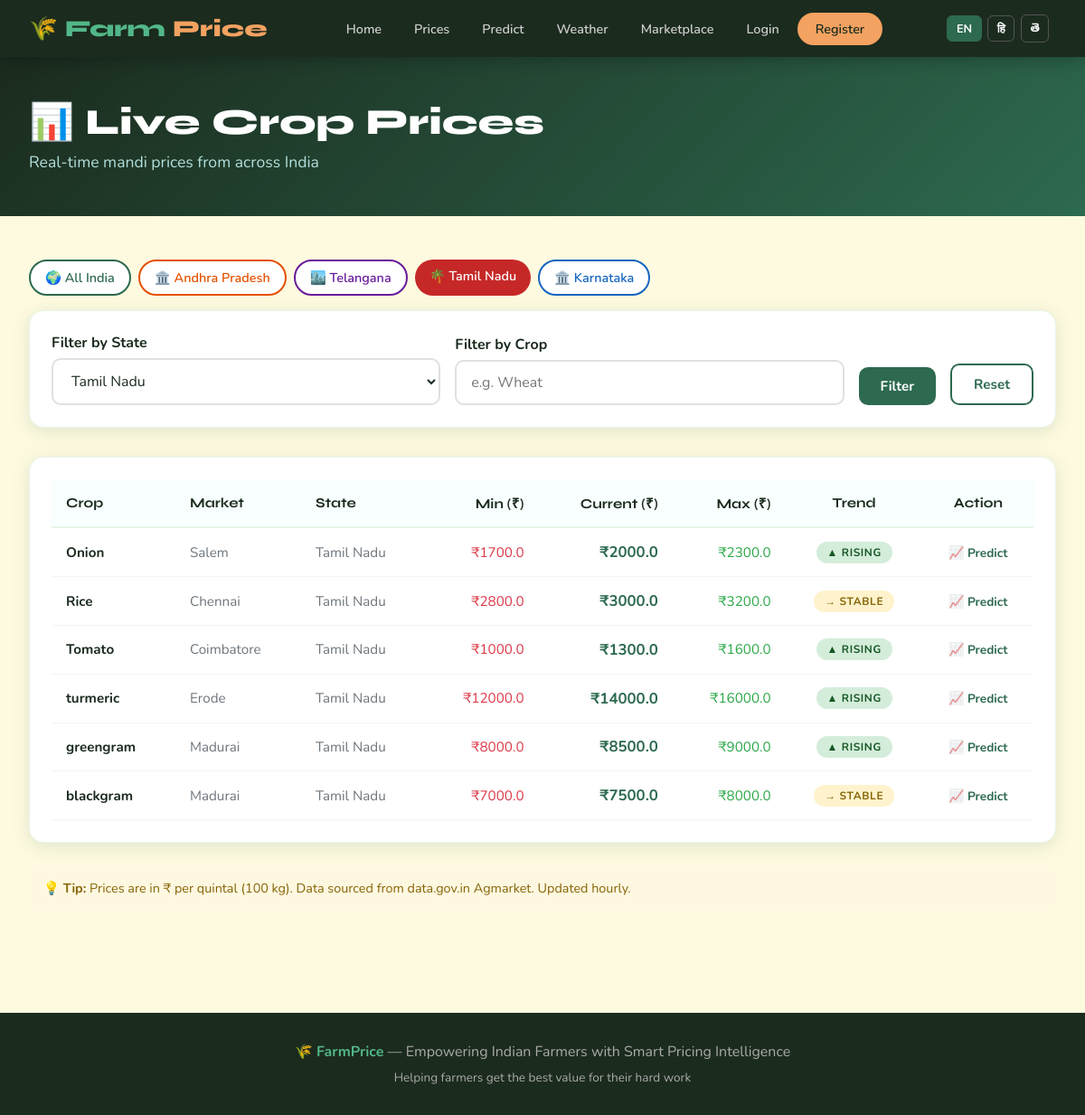
/prices/?state=Tamil+Nadu, run on the app's committed database.
### crops/models.py (models this page shows, shortened)
class Crop(models.Model):
    CROP_CHOICES = [
        ('wheat', 'Wheat'),
        ('rice', 'Rice'),
        ('corn', 'Corn'),
        ('cotton', 'Cotton'),
        ('sugarcane', 'Sugarcane'),
        ('soybean', 'Soybean'),
        ('tomato', 'Tomato'),
        ('potato', 'Potato'),
        ('onion', 'Onion'),
        ('groundnut', 'Groundnut'),
    ]
    name = models.CharField(max_length=100, choices=CROP_CHOICES)
    current_price = models.DecimalField(max_digits=10, decimal_places=2)
    min_price = models.DecimalField(max_digits=10, decimal_places=2)
    max_price = models.DecimalField(max_digits=10, decimal_places=2)
    market_name = models.CharField(max_length=200)
    state = models.CharField(max_length=100)
    updated_at = models.DateTimeField(auto_now=True)
    trend = models.CharField(max_length=10, choices=[('up', 'Rising'), ('down', 'Falling'), ('stable', 'Stable')], default='stable')

### crops/views.py (the view)
# urls.py: path('prices/', views.crop_prices, name='crop_prices'),
def crop_prices(request):
    state_filter = request.GET.get('state', '')
    crop_filter = request.GET.get('crop', '').lower()
    region = request.GET.get('region', '')
    if state_filter:
        all_prices = get_all_prices(state=state_filter)
    else:
        all_prices = get_all_prices()
    if crop_filter:
        all_prices = [c for c in all_prices if crop_filter in c['name']]
    states = ['Andhra Pradesh', 'Telangana', 'Tamil Nadu', 'Karnataka',
              'Maharashtra', 'Punjab', 'Uttar Pradesh', 'Rajasthan']
    context = {
        'crops': all_prices,
        'states': states,
        'state_filter': state_filter,
        'crop_filter': crop_filter,
        'region': region,
    }
    return render(request, 'crops/prices.html', context)

### crops/api_client.py (called while the page is built)
def get_all_prices(state=None):
    from .models import Crop
    crops = Crop.objects.all()
    if state:
        crops = crops.filter(state__iexact=state)
    results = []
    for c in crops:
        results.append({
            "name": c.name,
            "display_name": c.get_name_display(),
            "current_price": float(c.current_price),
            "min_price": float(c.min_price),
            "max_price": float(c.max_price),
            "market_name": c.market_name,
            "state": c.state,
            "updated_at": str(c.updated_at.date()),
            "trend": c.trend,
        })
    return results

### crops/templates/crops/prices.html (shortened to what this page needs)
{% extends 'crops/base.html' %}
{% block content %}
<section style="background: linear-gradient(135deg, #1b2b1e, #2d6a4f); padding: 3rem 0;">
    <div class="container">
        <h1 style="font-family: 'Syne', sans-serif; font-size: 2.5rem; font-weight: 800; color: white; margin-bottom: 0.5rem;">📊 Live Crop Prices</h1>
        <p style="color: #b2dfdb; font-size: 1.1rem;">Real-time mandi prices from across India</p>
    </div>
</section>
<section class="section">
    <div class="container">
        <div style="margin-bottom: 1rem; display: flex; gap: 0.5rem; flex-wrap: wrap;">
            <a href="/prices/"
               style="padding: 0.5rem 1rem; border-radius: 20px; text-decoration: none; font-weight: 600; font-size: 0.9rem;
               {% if not state_filter and not region %}background:#2d6a4f; color:white;{% else %}background:white; color:#2d6a4f; border: 2px solid #2d6a4f;{% endif %}">
                🌍 All India
            </a>
            <a href="/prices/?state=Andhra+Pradesh"
               style="padding: 0.5rem 1rem; border-radius: 20px; text-decoration: none; font-weight: 600; font-size: 0.9rem;
               {% if state_filter == 'Andhra Pradesh' %}background:#e65100; color:white;{% else %}background:white; color:#e65100; border: 2px solid #e65100;{% endif %}">
                🏛️ Andhra Pradesh
            </a>
            <a href="/prices/?state=Telangana"
               style="padding: 0.5rem 1rem; border-radius: 20px; text-decoration: none; font-weight: 600; font-size: 0.9rem;
               {% if state_filter == 'Telangana' %}background:#6a1b9a; color:white;{% else %}background:white; color:#6a1b9a; border: 2px solid #6a1b9a;{% endif %}">
                🏙️ Telangana
            </a>
            <a href="/prices/?state=Tamil+Nadu"
               style="padding: 0.5rem 1rem; border-radius: 20px; text-decoration: none; font-weight: 600; font-size: 0.9rem;
               {% if state_filter == 'Tamil Nadu' %}background:#c62828; color:white;{% else %}background:white; color:#c62828; border: 2px solid #c62828;{% endif %}">
                🌴 Tamil Nadu
            </a>
            <a href="/prices/?state=Karnataka"
               style="padding: 0.5rem 1rem; border-radius: 20px; text-decoration: none; font-weight: 600; font-size: 0.9rem;
               {% if state_filter == 'Karnataka' %}background:#1565c0; color:white;{% else %}background:white; color:#1565c0; border: 2px solid #1565c0;{% endif %}">
                🏛️ Karnataka
            </a>
        </div>
        <div class="card" style="margin-bottom: 2rem;">
            <form method="get" style="display: flex; gap: 1rem; flex-wrap: wrap; align-items: flex-end;">
                <div class="form-group" style="flex: 1; min-width: 180px; margin-bottom: 0;">
                    <label>Filter by State</label>
                    <select name="state">
                        {% for state in states %}
                        <option value="{{ state }}" {% if state == state_filter %}selected{% endif %}>{{ state }}</option>
                        {% endfor %}
                    </select>
                </div>
                <div class="form-group" style="flex: 1; min-width: 180px; margin-bottom: 0;">
                    <label>Filter by Crop</label>
                    <input type="text" name="crop" value="{{ crop_filter }}" placeholder="e.g. Wheat">
                </div>
                <button type="submit" class="btn btn-primary">Filter</button>
                <a href="/prices/" class="btn btn-outline">Reset</a>
            </form>
        </div>
        {% if crops %}
        <div class="card" style="overflow-x: auto;">
            <table style="width: 100%; border-collapse: collapse; font-size: 0.95rem;">
                <thead>
                    <tr style="background: #f8fffe; border-bottom: 2px solid #e8f5e9;">
                        <th style="padding: 1rem; text-align: left; font-family: 'Syne', sans-serif; font-weight: 700;">Crop</th>
                        <th style="padding: 1rem; text-align: left; font-family: 'Syne', sans-serif; font-weight: 700;">Market</th>
                        <th style="padding: 1rem; text-align: left; font-family: 'Syne', sans-serif; font-weight: 700;">State</th>
                        <th style="padding: 1rem; text-align: right; font-family: 'Syne', sans-serif; font-weight: 700;">Min (₹)</th>
                        <th style="padding: 1rem; text-align: right; font-family: 'Syne', sans-serif; font-weight: 700;">Current (₹)</th>
                        <th style="padding: 1rem; text-align: right; font-family: 'Syne', sans-serif; font-weight: 700;">Max (₹)</th>
                        <th style="padding: 1rem; text-align: center; font-family: 'Syne', sans-serif; font-weight: 700;">Trend</th>
                        <th style="padding: 1rem; text-align: center; font-family: 'Syne', sans-serif; font-weight: 700;">Action</th>
                    </tr>
                </thead>
                <tbody>
                    {% for crop in crops %}
                    <tr style="border-bottom: 1px solid #f0f7f0; transition: background 0.15s;"
                        onmouseover="this.style.background='#f8fffe'"
                        onmouseout="this.style.background=''">
                        <td style="padding: 0.9rem 1rem; font-weight: 700;">{{ crop.display_name }}</td>
                        <td style="padding: 0.9rem 1rem; color: #6c757d;">{{ crop.market_name }}</td>
                        <td style="padding: 0.9rem 1rem; color: #6c757d;">{{ crop.state }}</td>
                        <td style="padding: 0.9rem 1rem; text-align: right; color: #dc3545;">₹{{ crop.min_price }}</td>
                        <td style="padding: 0.9rem 1rem; text-align: right; font-weight: 700; font-size: 1.05rem; color: #2d6a4f;">₹{{ crop.current_price }}</td>
                        <td style="padding: 0.9rem 1rem; text-align: right; color: #28a745;">₹{{ crop.max_price }}</td>
                        <td style="padding: 0.9rem 1rem; text-align: center;">
                            {% if crop.trend == 'up' %}
                                <span class="badge badge-up">▲ Rising</span>
                            {% elif crop.trend == 'down' %}
                                <span class="badge badge-down">▼ Falling</span>
                            {% else %}
                                <span class="badge badge-stable">→ Stable</span>
                            {% endif %}
                        </td>
                        <td style="padding: 0.9rem 1rem; text-align: center;">
                            <a href="/predict/?crop={{ crop.name }}" style="color: #2d6a4f; font-weight: 700; text-decoration: none; font-size: 0.85rem;">📈 Predict</a>
                        </td>
                    </tr>
                    {% endfor %}
                </tbody>
            </table>
        </div>
        {% else %}
        <div style="text-align: center; padding: 4rem; color: #6c757d;">
            <div style="font-size: 4rem; margin-bottom: 1rem;">📊</div>
            <h3 style="font-family: 'Syne', sans-serif;">No price data found</h3>
            <p>Try adjusting your filters or check back later.</p>
        </div>
        {% endif %}
        <div style="margin-top: 1.5rem; padding: 1rem; background: #fff8e1; border-radius: 10px; font-size: 0.9rem; color: #856404;">
            💡 <strong>Tip:</strong> Prices are in ₹ per quintal (100 kg). Data sourced from data.gov.in Agmarket. Updated hourly.
        </div>
    </div>
</section>
{% endblock %}

### crops/templates/crops/base.html (style rules this page uses)
:root { --green: #2d6a4f; --green-light: #52b788; --green-pale: #d8f3dc; --earth: #a0522d; --gold: #f4a261; --sky: #48cae4; --cream: #fefae0; --dark: #1b2b1e; --gray: #6c757d; --white: #ffffff; --shadow: 0 4px 20px rgba(45, 106, 79, 0.15); }
* { margin: 0; padding: 0; box-sizing: border-box; }
body { font-family: 'Nunito', sans-serif; background: var(--cream); color: var(--dark); min-height: 100vh; }
.card { background: white; border-radius: 16px; padding: 1.5rem; box-shadow: var(--shadow); border: 1px solid #e8f5e9; }
.btn { display: inline-block; padding: 0.7rem 1.5rem; border-radius: 10px; font-weight: 700; font-size: 0.95rem; text-decoration: none; border: none; cursor: pointer; transition: all 0.2s; font-family: 'Nunito', sans-serif; }
.btn-primary { background: var(--green); color: white; }
.btn-outline { background: transparent; border: 2px solid var(--green); color: var(--green); }
.badge { display: inline-block; padding: 0.25rem 0.75rem; border-radius: 20px; font-size: 0.75rem; font-weight: 700; text-transform: uppercase; letter-spacing: 0.05em; }
.badge-up { background: #d4edda; color: #155724; }
.badge-stable { background: #fff3cd; color: #856404; }
.container { max-width: 1200px; margin: 0 auto; padding: 0 2rem; }
.section { padding: 3rem 0; }
.form-group { margin-bottom: 1.25rem; }
.form-group label { display: block; font-weight: 700; margin-bottom: 0.4rem; color: var(--dark); }
.form-group input, .form-group select, .form-group textarea { width: 100%; padding: 0.75rem 1rem; border: 2px solid #e0e0e0; border-radius: 10px; font-family: 'Nunito', sans-serif; font-size: 1rem; color: var(--dark); transition: border-color 0.2s; background: white; }
body { top: 0 !important; }

### data on the page
Crop: market_name "Salem", state "Tamil Nadu"
Crop: market_name "Chennai", state "Tamil Nadu"
Crop: market_name "Coimbatore", state "Tamil Nadu"
Crop: display_name "turmeric", market_name "Erode", state "Tamil Nadu"
Crop: display_name "greengram", market_name "Madurai", state "Tamil Nadu"
Crop: display_name "blackgram", market_name "Madurai", state "Tamil Nadu"

### other printed values
{{ crop.display_name }} "Onion" "Rice" "Tomato"
{{ crop.min_price }} "1700.0" "2800.0" "1000.0" "12000.0" "8000.0" "7000.0"
{{ crop.current_price }} "2000.0" "3000.0" "1300.0" "14000.0" "8500.0" "7500.0"
{{ crop.max_price }} "2300.0" "3200.0" "1600.0" "16000.0" "9000.0" "8000.0"
form field state "Tamil Nadu"
